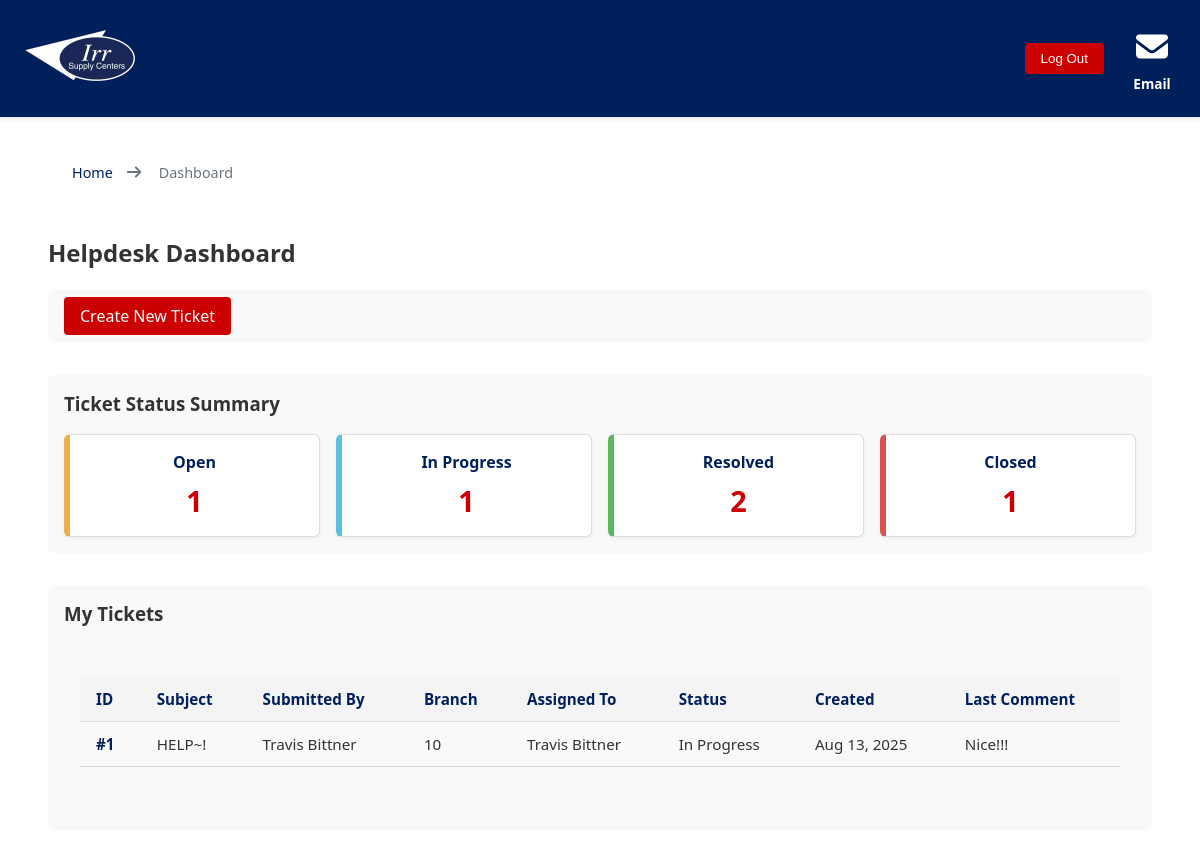
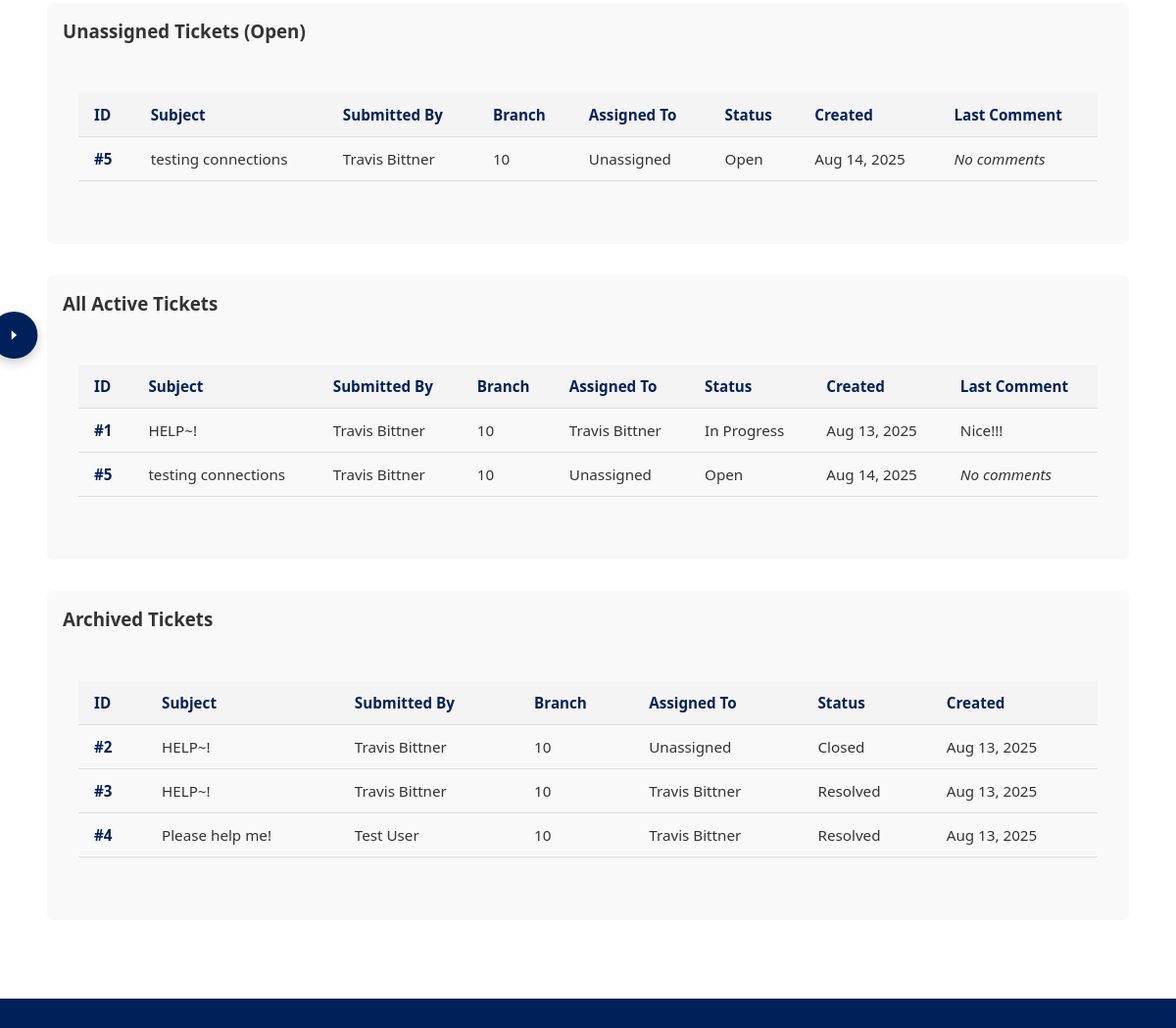
Page /helpdesk/dashboard/ (signed in, upper part) on the earlier database version (2 pictures, top to bottom).
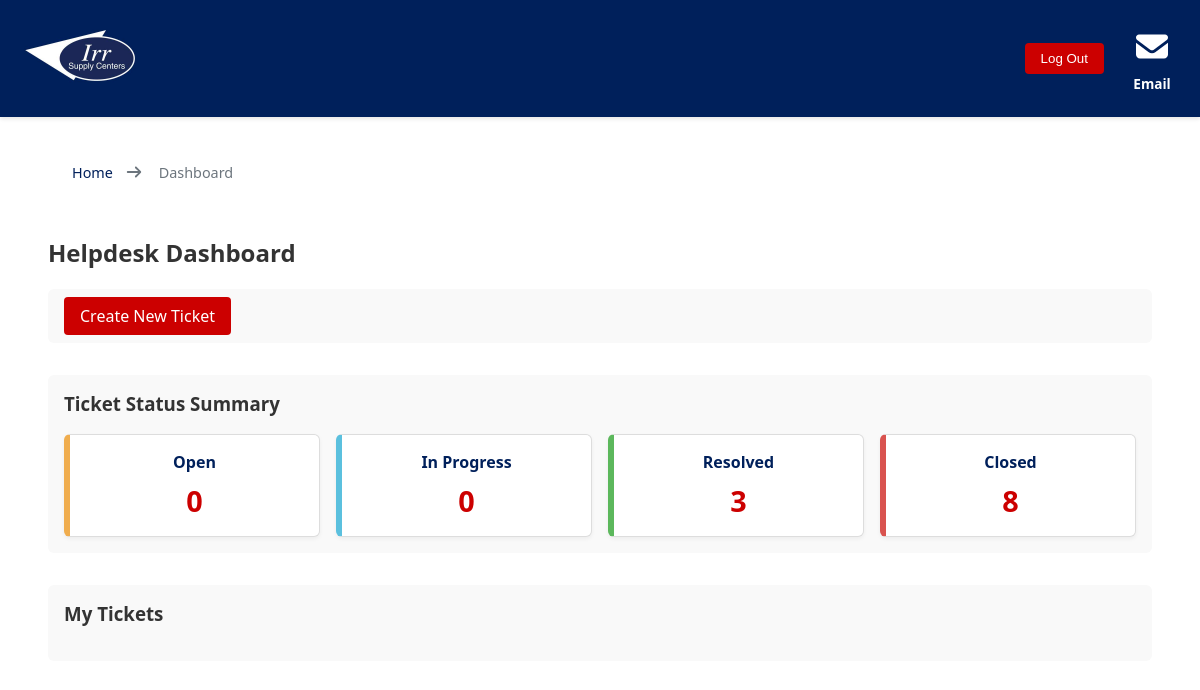
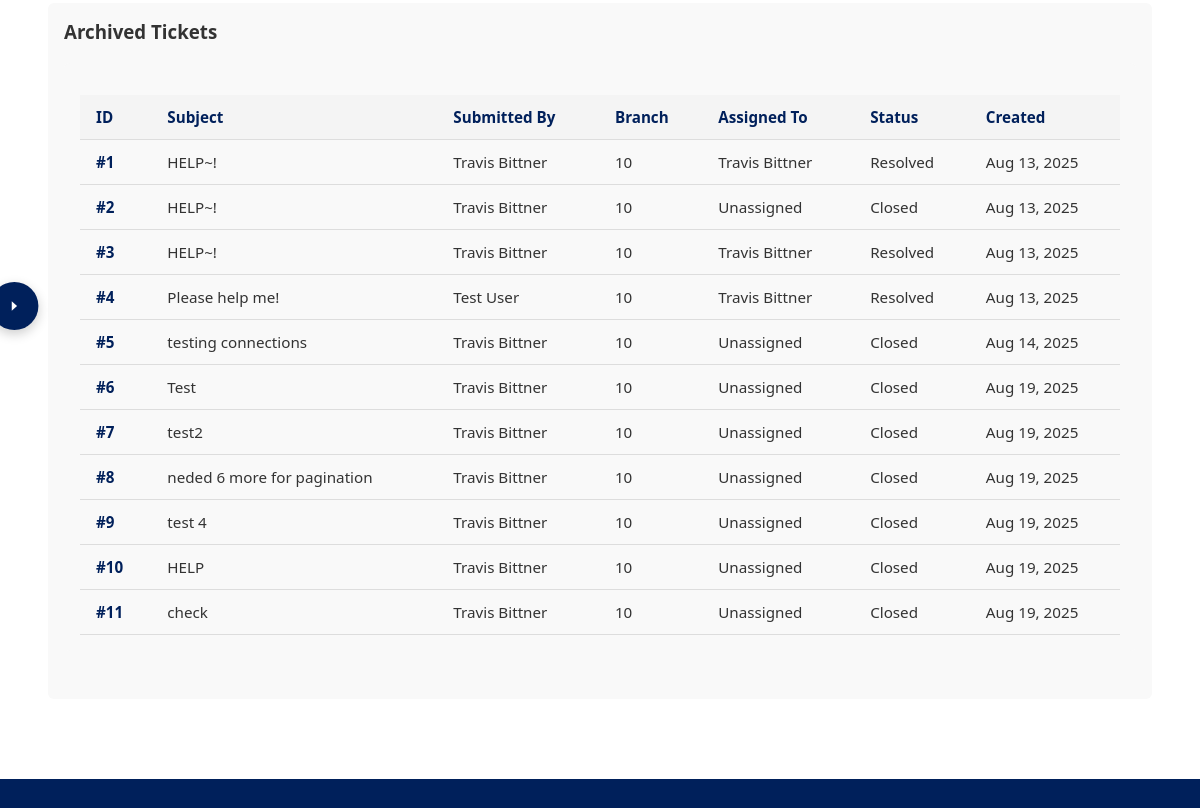
Same page on the later database version (2 pictures, top to bottom).
### helpdesk/models.py (models this page shows)
class Ticket(models.Model):
    STATUS_CHOICES = [
        ('open', 'Open'),
        ('in_progress', 'In Progress'),
        ('resolved', 'Resolved'),
        ('closed', 'Closed'),
    ]
    title = models.CharField(max_length=200)
    description = models.TextField()
    created_by = models.ForeignKey(User, related_name='tickets_created', on_delete=models.CASCADE)
    assigned_to = models.ForeignKey(User, related_name='tickets_assigned', on_delete=models.SET_NULL, null=True, blank=True)
    status = models.CharField(max_length=20, choices=STATUS_CHOICES, default='open')
    created_at = models.DateTimeField(auto_now_add=True)
    updated_at = models.DateTimeField(auto_now=True)
    branch = models.ForeignKey(Branch, on_delete=models.SET_NULL, null=True, blank=True)

class TicketComment(models.Model):
    ticket = models.ForeignKey(Ticket, related_name='comments', on_delete=models.CASCADE)
    author = models.ForeignKey(User, on_delete=models.CASCADE)
    comment = models.TextField()
    created_at = models.DateTimeField(auto_now_add=True)

### core/models.py (models this page shows, shortened)
class UserProfile(models.Model):
    user = models.OneToOneField(User, on_delete=models.CASCADE)
    department = models.ForeignKey(Department, on_delete=models.SET_NULL, null=True)
    role = models.ForeignKey(Role, on_delete=models.SET_NULL, null=True)
    phone = models.CharField(max_length=20)
    extension = models.IntegerField()
    branch = models.ForeignKey('Branch', on_delete=models.PROTECT)

class Branch(models.Model):
    location_number = models.CharField(max_length=20, unique=True)
    name = models.CharField(max_length=100)
    address = models.TextField(blank=True)
    city = models.CharField(max_length=50, blank=True)
    state = models.CharField(max_length=50, blank=True)
    zip_code = models.CharField(max_length=10, blank=True)
    phone = models.CharField(max_length=20, blank=True)
    region = models.ForeignKey(Region, on_delete=models.SET_NULL, null=True, blank=True, related_name='branches')

### helpdesk/views.py (the view)
# urls.py: path("dashboard/", asset_dashboard, name="asset-dashboard"),
def dashboard(request):
    user = request.user
    context = {
        'is_support': is_support(user),
        'is_admin': is_admin(user),
        'is_employee': is_employee(user),
    }
    if is_support(user) or is_admin(user):
        context['my_tickets'] = Ticket.objects.filter(assigned_to=user).exclude(status__in=['closed', 'resolved'])
        context['archived_my_tickets'] = Ticket.objects.filter(status__in=['closed', 'resolved'])
        if is_support(user):
            context['unassigned_tickets'] = Ticket.objects.filter(assigned_to__isnull=True, status='open')
        if is_admin(user):
            context['all_tickets'] = Ticket.objects.exclude(status__in=['closed', 'resolved'])
            context['archived_all_tickets'] = Ticket.objects.filter(status__in=['closed', 'resolved'])
            context['user_management'] = True
        status_map = dict(Ticket.STATUS_CHOICES)
        raw_counts = {
            'open': Ticket.objects.filter(status='open', assigned_to__isnull=True).count(),
            'in_progress': Ticket.objects.filter(status='in_progress').count(),
            'resolved': Ticket.objects.filter(status='resolved').count(),
            'closed': Ticket.objects.filter(status='closed').count(),
        }
        context['status_counts_display'] = [
            {'code': code, 'label': status_map.get(code, code.title()), 'count': raw_counts.get(code, 0)}
            for code in ['open', 'in_progress', 'resolved', 'closed']
        ]
    elif is_employee(user):
        context['my_tickets'] = Ticket.objects.filter(created_by=user).exclude(status__in=['closed', 'resolved'])
        context['archived_my_tickets'] = Ticket.objects.filter(created_by=user, status__in=['closed', 'resolved'])
    return render(request, 'helpdesk/dashboard.html', context)

### accesscontrol/context_processors.py (called while the page is built)
def support_role(request):
    return {
        'is_support': user_has_role(request.user, 'Support') if request.user.is_authenticated else False
    }

### accesscontrol/utils.py (called while the page is built)
def user_has_role(user, role_name):
    role_hierarchy = {
        'Employee': ['Employee', 'Support', 'Admin'],
        'Support': ['Support', 'Admin'],
        'Admin': ['Admin'],
    }
    allowed_roles = role_hierarchy.get(role_name, [role_name])
    return user.groups.filter(name__in=allowed_roles).exists()

def is_employee(user):
    return user_has_role(user, 'Employee')

def is_support(user):
    return user_has_role(user, 'Support')

def is_admin(user):
    return user_has_role(user, 'Admin')

### core/context_processors.py (called while the page is built)
def settings_context(request):
    return {
        'SHOW_ENV_BANNER': getattr(settings, 'SHOW_ENV_BANNER', False),
    }

### core/templatetags/url_utils.py (called while the page is built)
@register.simple_tag(takes_context=True)
def is_current_url(context, url):
    request = context.get('request')
    if request:
        return request.path == url
    return False

### helpdesk/templates/helpdesk/dashboard.html (shortened to what this page needs)
{% extends "base.html" %}
{% load static %}
{% block extra_css %}
<link rel="stylesheet" href="{% static 'css/helpdesk.css' %}">
<link rel="stylesheet" href="{% static 'css/widget.css' %}">
{% endblock %}
{% block content %}
<section class="dashboard-section">
    <h2>Helpdesk Dashboard</h2>
    <div class="dashboard-block">
        <a href="{% url 'ticket_create' %}" class="btn">Create New Ticket</a>
    </div>
    {% if is_support or is_admin %}
        {% include "helpdesk/dashboard_support.html" %}
    {% elif is_employee %}
        {% include "helpdesk/dashboard_employee.html" %}
    {% endif %}
</section>
{% endblock %}

### helpdesk/templates/helpdesk/_ticket_table.html (shortened to what this page needs)
{% if tickets %}
<div class="dashboard-block">
    <table class="ticket-table">
        <thead>
        <tr>
            <th>ID</th>
            <th>Subject</th>
            <th>Submitted By</th>
            <th>Branch</th>
            <th>Assigned To</th>
            <th>Status</th>
            <th>Created</th>
            {% if show_comments %}
            <th>Last Comment</th>
            {% endif %}
        </tr>
        </thead>
        <tbody>
        {% for ticket in tickets %}
        <tr onclick="window.location.href='{% url 'ticket_detail' ticket.pk %}'">
            <td>#{{ ticket.pk }}</td>
            <td>{{ ticket.title }}</td>
            <td>{{ ticket.created_by.get_full_name|default:ticket.created_by.username }}</td>
            <td>{{ ticket.created_by.userprofile.branch.location_number }} </td>
            <td>{{ ticket.assigned_to.get_full_name|default:"Unassigned" }}</td>
            <td>{{ ticket.get_status_display }}</td>
            <td>{{ ticket.created_at|date:"M d, Y" }}</td>
            {% if show_comments %}
            <td>
                {% with ticket.comments.last as last_comment %}
                {% if last_comment %}
                {{ last_comment.comment|truncatewords:10 }}
                {% else %}
                <em>No comments</em>
                {% endif %}
                {% endwith %}
            </td>
            {% endif %}
        </tr>
        {% endfor %}
        </tbody>
    </table>
</div>
{% endif %}

Differences in the rows shown:
no longer on one of the page's lists (row edited): Ticket: pk "1", title "HELP~!", created_by.get_full_name "Travis Bittner", created_by.userprofile.branch.location_number "10", assigned_to.get_full_name "Travis Bittner", status "In Progress", created_at "Aug 13, 2025", comments.last.comment "Nice!!!"
no longer on one of the page's lists (row edited): Ticket: pk "5", title "testing connections", created_by.get_full_name "Travis Bittner", created_by.userprofile.branch.location_number "10", assigned_to.get_full_name "Unassigned", status "Open", created_at "Aug 14, 2025"
changed Ticket id 1: status "In Progress" → "Resolved"; comments.last.comment "Nice!!!" → (not shown)
changed Ticket "testing connections": status "Open" → "Closed"; no longer shows "No comments"; moves down the list
added Ticket: pk "6", title "Test", created_by.get_full_name "Travis Bittner", created_by.userprofile.branch.location_number "10", assigned_to.get_full_name "Unassigned", status "Closed", created_at "Aug 19, 2025"
added Ticket: pk "7", title "test2", created_by.get_full_name "Travis Bittner", created_by.userprofile.branch.location_number "10", assigned_to.get_full_name "Unassigned", status "Closed", created_at "Aug 19, 2025"
added Ticket: pk "8", title "neded 6 more for pagination", created_by.get_full_name "Travis Bittner", created_by.userprofile.branch.location_number "10", assigned_to.get_full_name "Unassigned", status "Closed", created_at "Aug 19, 2025"
added Ticket: pk "9", title "test 4", created_by.get_full_name "Travis Bittner", created_by.userprofile.branch.location_number "10", assigned_to.get_full_name "Unassigned", status "Closed", created_at "Aug 19, 2025"
added Ticket: pk "10", title "HELP", created_by.get_full_name "Travis Bittner", created_by.userprofile.branch.location_number "10", assigned_to.get_full_name "Unassigned", status "Closed", created_at "Aug 19, 2025"
added Ticket: pk "11", title "check", created_by.get_full_name "Travis Bittner", created_by.userprofile.branch.location_number "10", assigned_to.get_full_name "Unassigned", status "Closed", created_at "Aug 19, 2025"
Other differences:
new list line: "Open 0"
new list line: "In Progress 0"
new list line: "Resolved 3"
new list line: "Closed 8"
text no longer shown: "ID ID ID ID Subject Subject Subject Subject Submitted By Submitted By Submitted By Submitted By Branch Branch Branch Branch Assigned To Assigned To Assigned To Assigned To Status Status Status Status Created Created Created Created Last Comment Last Comment Last Comment Unassigned Tickets (Open) All Active Tickets"
text now shown: "ID Subject Submitted By Branch Assigned To Status Created"
list line gone: "Open 1"
list line gone: "In Progress 1"
list line gone: "Resolved 2"
list line gone: "Closed 1"
